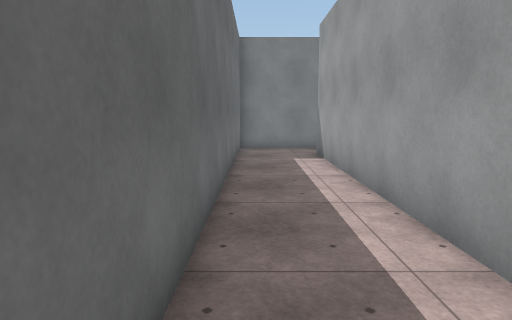
view 1 (above)

14 first-person views from a walk through a Unity game level. The camera is 1.5 m above the floor, tilts 8° down and sees 75° across. The floor is counted in squares, 1 m on a side. Each view is taken from the middle of a square. On the plan, view 1 faces up. The plan holds only what a view shows up to about 15 squares ahead; the rest is blank. The place goes on beyond the plan. Some animated figures are not drawn. Surface patterns are stand-ins for the level's own textures.

view 2
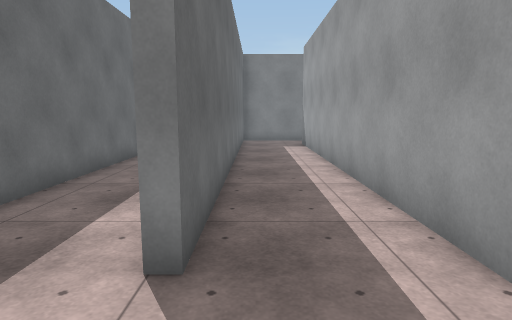

view 3
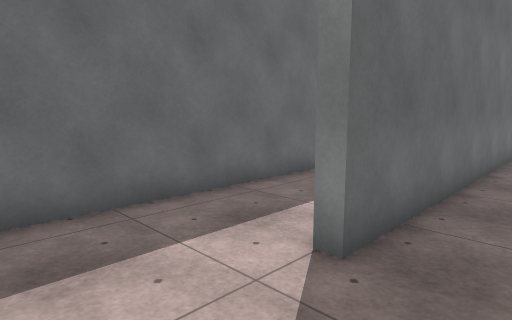

view 4
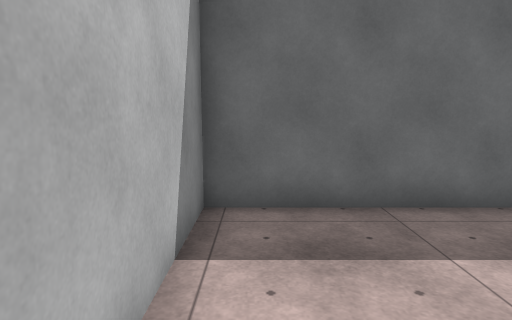

view 5
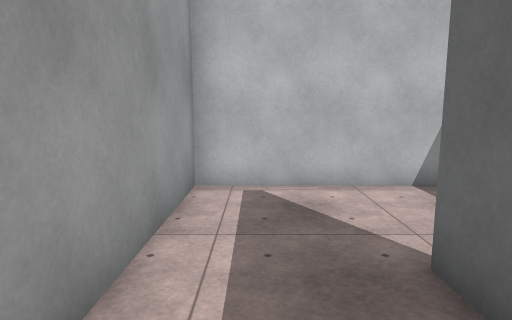

view 6
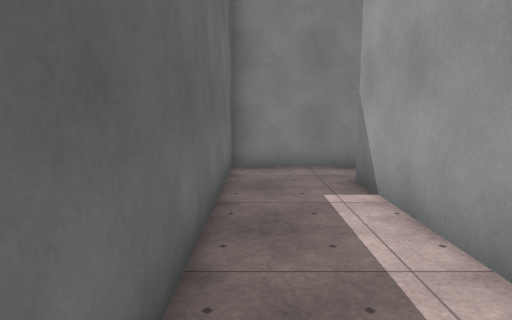

view 7
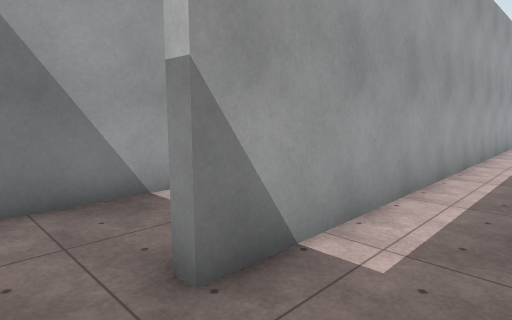

view 8
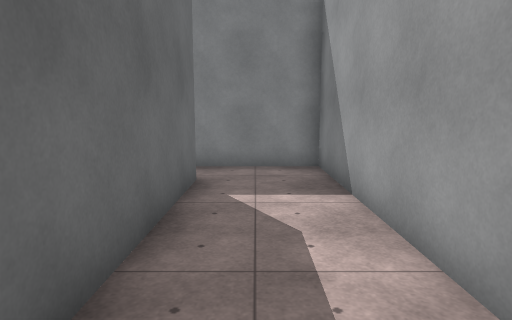

view 9
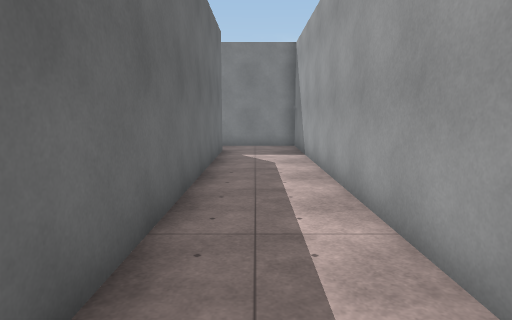

view 10
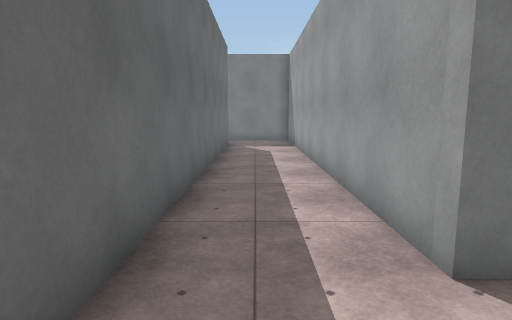

view 11
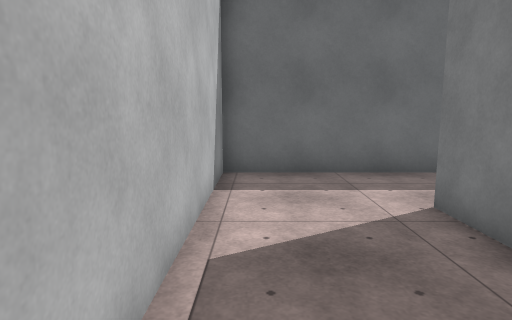

view 12
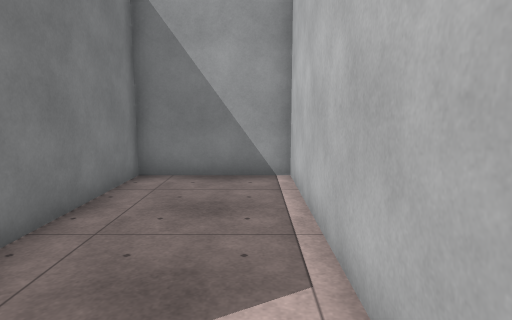

view 13
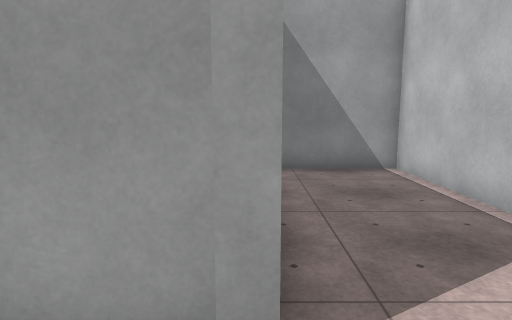

view 14
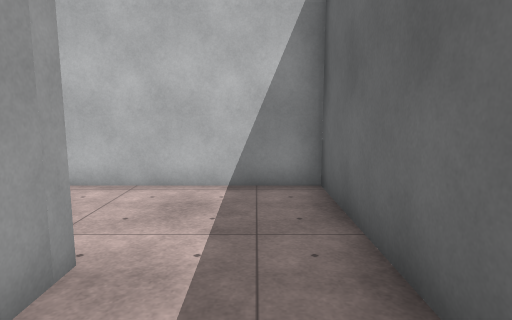

### Floor plan
Points are (right, up) in squares from view 1. A wall is a line through its corners. A room is listed if a view was taken in it or the views show most of it. See-through windows are left out.
Room 1 (views 1, 2, 3, 4, 5, 6, 7)
walls: (1.5, 14.4) (-0.7, 14.4) (-0.7, -1.1) (-1.1, -1.1); (-4.2, 7.8) (-4.2, -4.8) (2.3, -4.8) (2.3, 12.5)
ways out: opening at (2.5, 13.5) to room 2
Room 2 (views 8, 9, 10, 11, 12, 13, 14)
walls: (2.3, 12.5) (2.6, 12.5) (2.6, -4.8) (13, -4.8) (13, -1.1) (5.8, -1.1) (5.8, 14.4) (1.5, 14.4)
ways out: opening at (2.5, 13.5) to room 1

Positions as (right, up) in squares from view 1, and headings:
1: (0, 0), facing up
2: (0, -4), facing up
3: (1, -4), facing up-left
4: (1, -4), facing left
5: (1, 2), facing down
6: (0, 5), facing up
7: (0, 14), facing down-right
8: (4, 5), facing up
9: (4, -1), facing up
10: (4, -4), facing up
11: (11, -4), facing left
12: (5, -4), facing right
13: (4, -1), facing right
14: (4, 2), facing down
